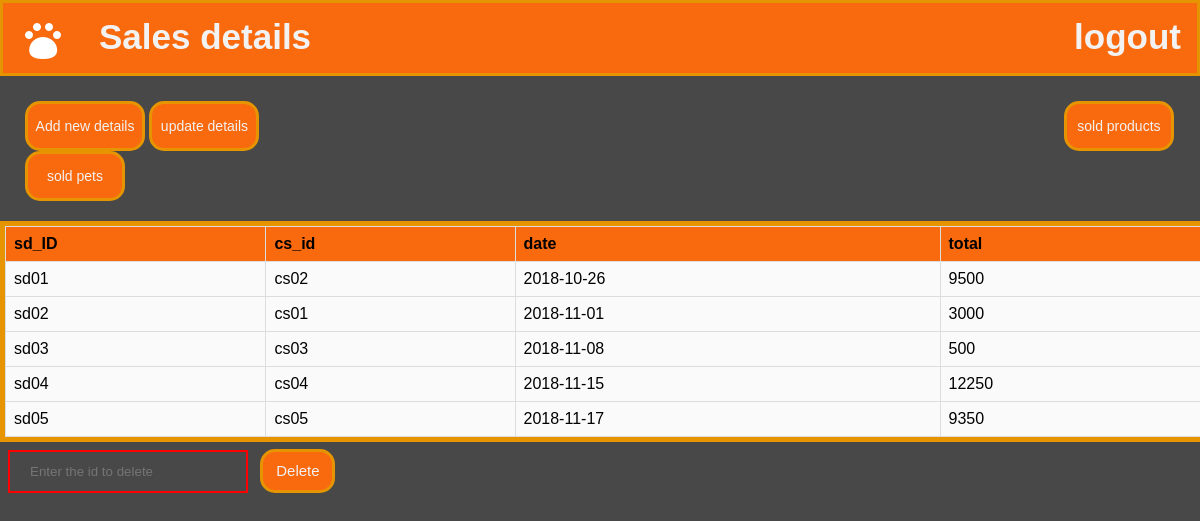
The app's page /sales.php (signed in) with its own data.
### tables this page shows
CREATE TABLE `sales_details` (
  `sd_id` varchar(9) NOT NULL,
  `cs_id` varchar(9) NOT NULL,
  `date` date NOT NULL,
  `total` int(11) NOT NULL
);

### sales.php (the view, shortened to what this page needs)
<html>
    <head>
</head>
<body>
<div class="topnav">
            <a class="active" href="home.html"><img src="ic_add_pet.png"></a>
            <a href="sales.php">Sales details</a>
            <div class="topnav-right">
              <a href="logout.php">logout</a>
            </div>
          </div>
          <div class="custombutton">
<form>
<button style=" height: 50px;width: 120px;cursor:pointer;border-radius:15px;
border: 3px solid #e69500;background-color: rgba(249, 105, 14, 1);color:#f2f2f2;font-size:14px; " formaction="salesadd.php">Add new details</button>
<button  style="height: 50px;width: 110px;cursor:pointer;border-radius:15px;
border: 3px solid #e69500;background-color: rgba(249, 105, 14, 1);color:#f2f2f2;font-size:14px;" formaction="salesupdate.php">update details</button>
<button  style="margin-left:800px; height: 50px;width: 110px;cursor:pointer;border-radius:15px;
border: 3px solid #e69500;background-color: rgba(249, 105, 14, 1);color:#f2f2f2;font-size:14px;" formaction="soldproducts.php">sold products</button>
<button  style="height: 50px;width: 100px;cursor:pointer;border-radius:15px;
border: 3px solid #e69500;background-color: rgba(249, 105, 14, 1);color:#f2f2f2;font-size:14px;" formaction="soldpets.php">sold pets</button>
</form>
</div>
<?php
$con = mysqli_connect("localhost","root","","Petshop_management");
$var=mysqli_query($con,"select * from sales_details ");
echo "<table border size=10>";
echo "<tr>
<th>sd_ID</th>
<th>cs_id</th>
<th>date</th>
<th>total</th>
</tr>";
if(mysqli_num_rows($var)>0){
    while($arr=mysqli_fetch_row($var))
    { echo "<tr>
    <td>$arr[0]</td>
    <td>$arr[1]</td>
    <td>$arr[2]</td>
    <td>$arr[3]</td>
    </tr>";}
    echo "</table>";
}
?>
<form action="deletesales.php" method="post">
<input  id="dbutton" type="text" name="t1" placeholder="Enter the id to delete" required >
<input  style="width:75px;height:44px;cursor:pointer;border-radius:15px;
border: 3px solid #e69500;background-color: rgba(249, 105, 14, 1);color:#f2f2f2;font-size:15px;"type="submit" value="Delete">
</form>
</body>
</html>

### sales.php (style rules this page uses)
body { margin: 0; font-family: Arial, Helvetica, sans-serif; background: #484848; }
.topnav { overflow: hidden; background-color: rgba(249, 105, 14, 1); height: 70px; border: 3px solid #e69500; }
.topnav a { float: left; color: #f2f2f2; text-align: center; padding: 14px 16px; text-decoration: none; font-size: 35px; font-weight: bold; }
.topnav-right { float: right; }
table { font-family: arial, sans-serif; border-collapse: collapse; outline:#e69500 solid 5px; background: #FAFAFA; width: 100%; margin:5px ; }
td, th { border: 1px solid #dddddd; text-align: left; padding: 8px; }
th { background-color:rgba(249, 105, 14, 1); }
.custombutton { margin:25px; }
input[type=text] { width: 20%; padding: 12px 20px; margin:8px ; border: 2px solid red; background:transparent; color:#000000; }

### records on screen
sales_details: sd "sd01", cs "cs02", date "2018-10-26", total "9500"
sales_details: sd "sd02", cs "cs01", date "2018-11-01", total "3000"
sales_details: sd "sd03", cs "cs03", date "2018-11-08", total "500"
sales_details: sd "sd04", cs "cs04", date "2018-11-15", total "12250"
sales_details: sd "sd05", cs "cs05", date "2018-11-17", total "9350"
